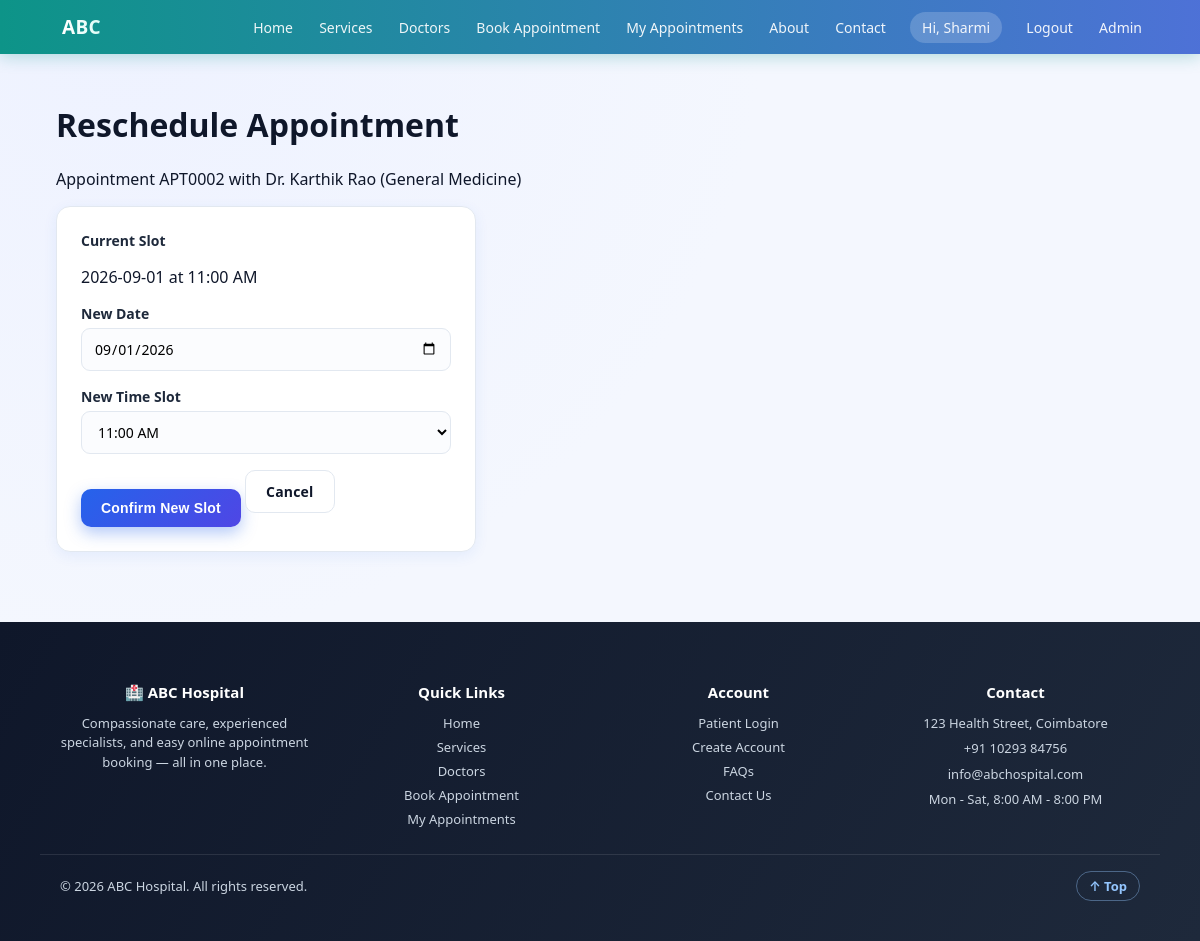
Screenshot of /patient/reschedule.php?appointment_id=2&phone=6381885274 (signed in) with the database file from the repository.
### tables this page shows
CREATE TABLE appointments (
    appointment_id INTEGER PRIMARY KEY AUTOINCREMENT,
    patient_id INTEGER NOT NULL,
    doctor_id INTEGER NOT NULL,
    appointment_date TEXT NOT NULL,
    appointment_time TEXT NOT NULL,
    reason TEXT,
    status TEXT NOT NULL DEFAULT 'Confirmed',
    created_at TEXT NOT NULL,
    FOREIGN KEY (patient_id) REFERENCES patients(patient_id),
    FOREIGN KEY (doctor_id) REFERENCES doctors(doctor_id)
);

CREATE TABLE doctors (
    doctor_id INTEGER PRIMARY KEY AUTOINCREMENT,
    name TEXT NOT NULL,
    department TEXT NOT NULL,
    qualification TEXT,
    experience INTEGER,
    phone TEXT,
    email TEXT,
    available_days TEXT,
    available_time TEXT
, bio TEXT, fee INTEGER);

### includes/functions.php (called while the page is built, shortened)
<?php
function formatApptId(int $id): string
{
    return 'APT' . str_pad((string)$id, 4, '0', STR_PAD_LEFT);
}

### patient/reschedule.php (the view, shortened to what this page needs)
<?php
require __DIR__ . '/../database/connect.php';
$appointmentId = (int)($_GET['appointment_id'] ?? $_POST['appointment_id'] ?? 0);
$phone = trim($_GET['phone'] ?? $_POST['phone'] ?? '');
$stmt = $pdo->prepare('SELECT a.*, d.name AS doctor_name, d.department
    FROM appointments a
    JOIN doctors d ON d.doctor_id = a.doctor_id
    JOIN patients p ON p.patient_id = a.patient_id
    WHERE a.appointment_id = ? AND p.phone = ?');
$stmt->execute([$appointmentId, $phone]);
$appt = $stmt->fetch(PDO::FETCH_ASSOC);
require __DIR__ . '/../includes/header.php';
?>
<h1>Reschedule Appointment</h1>
<p class="meta">Appointment <?php echo formatApptId((int)$appt['appointment_id']); ?> with <?php echo htmlspecialchars($appt['doctor_name']); ?> (<?php echo htmlspecialchars($appt['department']); ?>)</p>
<form method="POST" action="reschedule.php?appointment_id=<?php echo (int)$appointmentId; ?>&phone=<?php echo urlencode($phone); ?>" style="max-width:420px;">
    <div class="form-row">
        <label>Current Slot</label>
        <p class="meta"><?php echo htmlspecialchars($appt['appointment_date']); ?> at <?php echo htmlspecialchars($appt['appointment_time']); ?></p>
    </div>
    <div class="form-row">
        <label for="appointment_date">New Date</label>
        <input type="date" id="appointment_date" name="appointment_date" min="<?php echo date('Y-m-d'); ?>" value="<?php echo htmlspecialchars($appt['appointment_date']); ?>" required>
    </div>
    <div class="form-row">
        <label for="appointment_time">New Time Slot</label>
        <select id="appointment_time" name="appointment_time" required>
            <?php foreach (TIME_SLOTS as $s): ?>
            <option value="<?php echo $s; ?>" <?php echo $s === $appt['appointment_time'] ? 'selected' : ''; ?>><?php echo $s; ?></option>
            <?php endforeach; ?>
        </select>
    </div>
    <button type="submit" class="btn btn-primary">Confirm New Slot</button>
    <a href="dashboard.php?phone=<?php echo urlencode($phone); ?>" class="btn btn-outline">Cancel</a>
</form>
<?php require __DIR__ . '/../includes/footer.php'; ?>

### css/style.css (style rules this page uses)
:root { --blue:#2563EB; --blue2:#3B82F6; --blue-dark:#1E3A8A; --green:#10B981; --green2:#059669; --red:#EF4444; --bg:#F4F7FE; --card:#FFFFFF; --border:#E2E8F0; --text:#0F172A; --muted:#64748B; --shadow:0 4px 14px rgba(37,99,235,0.08); --shadow-lg:0 12px 32px rgba(15,23,42,0.12); --radius:14px; }
* { box-sizing:border-box; }
html { scroll-behavior:smooth; }
body { margin:0;font-family:'Segoe UI',-apple-system,Roboto,Arial,sans-serif; background:radial-gradient(circle at 10% 0%, #EEF2FF 0%, var(--bg) 45%); color:var(--text);animation:pageFade .5s ease both; }
a { color:var(--blue);text-decoration:none;transition:color .2s ease; }
.btn { display:inline-block;padding:11px 20px;border-radius:10px;border:none;cursor:pointer; font-size:14px;font-weight:700;letter-spacing:.2px;position:relative;overflow:hidden; transition:transform .18s ease, box-shadow .18s ease, filter .18s ease; }
.btn-primary { background:linear-gradient(135deg,var(--blue),#4F46E5);color:#fff;box-shadow:0 6px 16px rgba(37,99,235,0.35); }
.btn-outline { background:#fff;border:1.5px solid var(--border);color:var(--text); }
form { background:var(--card);border:1px solid var(--border);border-radius:var(--radius);padding:24px; max-width:620px;box-shadow:var(--shadow); }
.form-row { margin-bottom:16px; }
label { display:block;font-weight:600;margin-bottom:5px;font-size:14px;color:#1E293B; }
input,select,textarea { width:100%;padding:10px 12px;border:1.5px solid var(--border);border-radius:9px;font-size:14px; font-family:inherit;transition:border-color .2s ease, box-shadow .2s ease;background:#FBFCFE; }

### rows the page displays
appointments: appointment_id "APT0002", doctor.name "Dr. Karthik Rao", doctor.department "General Medicine", appointment_date "2026-09-01", appointment_time "11:00 AM", appointment_date "09/01/2026"

### other values shown
explode(' ', $patientName)[0] "Sharmi"
